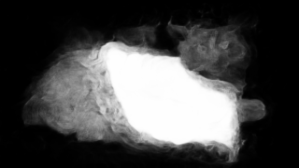
#> input picture bg_remover/mask/1.png, 299 x 168 px
$ jupyter execute --allow-errors Image_animation.ipynb   (shell and % lines are left out)
#> lines starting #> are read from the running program, lines starting #| are printed output that depends on the picture; pictures that were not available may be replaced by others from this repository, and a replacement may not be noted
[cell 1]
import cv2
from PIL import Image
import glob
import os
import numpy as np

[cell 2]
# U-Net implement for making mask

[cell 3]
#all jpg convert into png

[cell 4]
for file in sorted(glob.glob("/home/mitho/Documents/ibtehaj/painting-animation/bg_remover/input_image/*.jpg")):
    prefix = file.split(".jpg")[0]
    im = Image.open(file)
    im.save(prefix+'.png')
    os.remove(file)

[cell 5]
#Fill the inner part with taking average of side pixel

[cell 6]
c = (0, 0, 0, 0)
for file in sorted(glob.glob("/home/mitho/Documents/ibtehaj/painting-animation/bg_remover/mask/*.png")):
    print(file)
    im = Image.open(file).convert('RGBA')
    ni = np.array(im)
    width ,height =im.size
#> width = 299; height = 168
    ni[np.where(np.all(ni==[0,0,0,255],axis=2))]=[0,0,0,0]
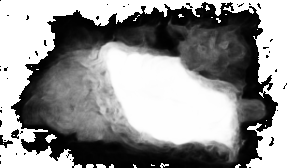
#> ni: shape (168, 299, 4); mean R, G, B, A 72.5, 72.5, 72.5, 176.4; transparent parts drawn white
    ni[np.where(np.all(ni!=[0,0,0,0],axis=2))]=[255,255,255,255]
    y,x = np.where(np.all(ni != c, axis=-1))
    b=int((max(y)-min(y))/2)
#> b = 83
    t=np.unique(y)
#> t = 167 values from 0 to 167
    t = t[::-1]
#> t = 167 values, max 167 at index 0, min 0 at index 166, mean 83.99
#     for file_1 in sorted(glob.glob("/home/mitho/Documents/ibtehaj/painting-animation/bg_remover/input_image/*.png")):
    file_1="/home/mitho/Documents/ibtehaj/painting-animation/bg_remover/input_image/"+os.path.basename(file)
    if os.path.basename(file)==os.path.basename(file_1):
        print(file_1)
        img=cv2.imread(file_1)
#> img is the input picture: shape (168, 299, 3); min 0, max 254, mean 72.5
        for i in set(y):
            if(i<=b):
                s=np.where(y==i)
                m=i
                s=s[0]
                e=int(len(s)/2)
                q=s[::-1]
                #right upper
                for j in range(0,e+1):
                    n=x[q[j]]
            #             print(m,n)
                    if(n>=(width-6) and m>6):
                        img[m,n]= np.average((img[m,n-1],img[m,n-2],img[m,n-3],img[m-4,n],img[m,n-4],img[m-5,n],img[m,n-5],img[m-6,n],img[m,n-6],img[m-1,n],img[m-2,n],img[m-3,n]), axis=0)
                    elif(m<=6 and n<(width-60)):
                        img[m,n]= np.average((img[m,n+1],img[m,n+2],img[m,n+3],img[m+4,n],img[m,n+4],img[m+5,n],img[m,n+5],img[m+6,n],img[m,n+6],img[m+1,n],img[m+2,n],img[m,n+3]), axis=0)
                    elif((m<=6) and n>=(width-6)):
                        img[m,n]= np.average((img[m,n-1],img[m,n-2],img[m,n-3],img[m+4,n],img[m,n-4],img[m+5,n],img[m,n-5],img[m+6,n],img[m,n-6],img[m+1,n],img[m+2,n],img[m+3,n]), axis=0)
                    else:
                        img[m,n]= np.average((img[m,n+1],img[m,n+2],img[m,n+3],img[m-4,n],img[m,n+4],img[m-5,n],img[m,n+5],img[m-6,n],img[m,n+6],img[m-1,n],img[m-2,n],img[m-3,n]), axis=0)
                    #left upper
                for j in range(0,e):
                    n=x[s[j]]
                    if(n<=6 and m>6):
                        img[m,n]= np.average((img[m,n+1],img[m,n+2],img[m,n+3],img[m-4,n],img[m,n+4],img[m-5,n],img[m,n+5],img[m-6,n],img[m,n+6],img[m-1,n],img[m-2,n],img[m-3,n]), axis=0)
                    elif(m<=6 and n>6):
                        img[m,n]= np.average((img[m,n-1],img[m,n-2],img[m,n-3],img[m+4,n],img[m,n-4],img[m+5,n],img[m,n-5],img[m+6,n],img[m,n-6],img[m+1,n],img[m+2,n],img[m+3,n]), axis=0)
                    elif(m<=6 and n<=6):
                        img[m,n]= np.average((img[m,n+1],img[m,n+2],img[m,n+3],img[m+4,n],img[m,n+4],img[m+5,n],img[m,n+5],img[m+6,n],img[m,n+6],img[m+1,n],img[m+2,n],img[m+3,n]), axis=0)
                    else:
                        img[m,n]= np.average((img[m,n-1],img[m,n-2],img[m,n-3],img[m-4,n],img[m,n-4],img[m-5,n],img[m,n-5],img[m-6,n],img[m,n-6],img[m-1,n],img[m-2,n],img[m-3,n]), axis=0)
#> this loop made 167 passes
#> (s, m, e, q) on pass 1: ([0], 0, 0, [0])
#> (s, m, e) on pass 2: ([1, 2, 3], 2, 1)
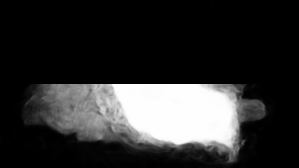
#> img: shape (168, 299, 3); min 0, max 254, mean 47.3
        for i in t:
            if(i>b):
                s=np.where(y==i)
                m=i
                s=s[0]
                e=int(len(s)/2)
                q=s[::-1]
                    #right bottom
                for j in range(0,e+1):
                    n=x[q[j]]
                    if(n>=(width-6) and m<(height-6)):
                        img[m,n]= np.average((img[m,n-1],img[m,n-2],img[m,n-3],img[m+4,n],img[m,n-4],img[m+5,n],img[m,n-5],img[m+6,n],img[m,n-6],img[m+1,n],img[m+2,n],img[m+3,n]), axis=0)
                    elif(m>=(height-6) and n<(width-6)):
                        img[m,n]= np.average((img[m,n+1],img[m,n+2],img[m,n+3],img[m-4,n],img[m,n+4],img[m-5,n],img[m,n+5],img[m-6,n],img[m,n+6],img[m-1,n],img[m-2,n],img[m-3,n]), axis=0)
                    elif(n>=(width-6) and m>=(height-6)):
                        img[m,n]= np.average((img[m,n-1],img[m,n-2],img[m,n-3],img[m-4,n],img[m,n-4],img[m-5,n],img[m,n-5],img[m-6,n],img[m,n-6],img[m-1,n],img[m-2,n],img[m-3,n]), axis=0)
                    else:
                        img[m,n]= np.average((img[m,n+1],img[m,n+2],img[m,n+3],img[m+4,n],img[m,n+4],img[m+5,n],img[m,n+5],img[m+6,n],img[m,n+6],img[m+1,n],img[m+2,n],img[m+3,n]), axis=0)
                        #left bottom
                for j in range(0,e):
                    n=x[s[j]]
                    if(n<=6 and m<(height-6)):
                        img[m,n]= np.average((img[m,n+1],img[m,n+2],img[m,n+3],img[m+4,n],img[m,n+4],img[m+5,n],img[m,n+5],img[m+6,n],img[m,n+6],img[m+1,n],img[m+2,n],img[m+3,n]), axis=0)
                    elif(m>=(height-6) and n>6):
                        img[m,n]= np.average((img[m,n-1],img[m,n-2],img[m,n-3],img[m-4,n],img[m,n-4],img[m-5,n],img[m,n-5],img[m-6,n],img[m,n-6],img[m-1,n],img[m-2,n],img[m-3,n]), axis=0)
                    elif(m>=(height-6) and n<=6):
                        img[m,n]= np.average((img[m,n+1],img[m,n+2],img[m,n+3],img[m-4,n],img[m,n+4],img[m-5,n],img[m,n+5],img[m-6,n],img[m,n+6],img[m-1,n],img[m-2,n],img[m-3,n]), axis=0)
                    else:
                        img[m,n]= np.average((img[m,n-1],img[m,n-2],img[m,n-3],img[m+4,n],img[m,n-4],img[m+5,n],img[m,n-5],img[m+6,n],img[m,n-6],img[m+1,n],img[m+2,n],img[m+3,n]), axis=0)
#> this loop made 167 passes
#> (i, m, e) on passes 1 to 12: (167, 167, 69), (166, 166, 67), (165, 165, 62), (164, 164, 72), (163, 163, 87), (162, 162, 88), (161, 161, 89), (160, 160, 90), (159, 159, 92), (158, 158, 93), (157, 157, 97), (156, 156, 99)
#> (m, e) on passes 61 to 66: (107, 133), (106, 132), (105, 132), (104, 132), (103, 131), (102, 130)
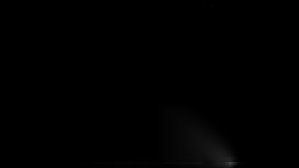
#> img: shape (168, 299, 3); min 0, max 69, mean 0.8
    cv2.imwrite("/home/mitho/Documents/ibtehaj/painting-animation/inputs/input/"+os.path.basename(file),img)
#> pass 2 of the loop `for file in sorted(glob.glob("/home/mitho/Documents/ibtehaj/painting-a..`:
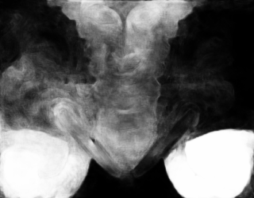
#> input picture bg_remover/mask/666.png, 254 x 198 px
#> im: PIL image 254x198 RGBA
#> b = 98
#> `t=np.unique(y)`: t = 198 values from 0 to 197
#> `t = t[::-1]`: t = 198 values, max 197 at index 0, min 0 at index 197, mean 98.5
#> img is the input picture: shape (198, 254, 3); min 0, max 254, mean 101.8
#> the loop `for i in set(y):` made 198 passes
#> e on passes 1 to 8: 127, 127, 127, 127, 127, 127, 127, 127
#> after the loop `for i in set(y):`:
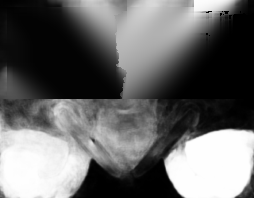
#> img: shape (198, 254, 3); min 0, max 254, mean 103.2
#> the loop `for i in t:` made 198 passes
#> (i, m, e) on passes 1 to 8: (197, 197, 86), (196, 196, 88), (195, 195, 90), (194, 194, 91), (193, 193, 93), (192, 192, 94), (191, 191, 97), (190, 190, 102)

[cell 7]
# Animation Implement on images and convert into three dufferent videoes

[cell 8]
import os
input_folder = 'inputs/input'
#> (the rest of this cell did not finish here and is left out)

[cell 9]
#if file already exist then pass and work

[cell 10]
import os
input_folder = 'inputs/input'
output_f='outputs/output/'
#> (the rest of this cell did not finish here and is left out)

[cell 11]
#for image paste on video

[cell 12]
c=[0,0,0,0]
for file in sorted(glob.glob("/home/mitho/Documents/ibtehaj/painting-animation/bg_remover/mask/*.png")):
    print(file)
    mi=Image.open(file)
    mi=mi.convert('RGBA')
    prefix = os.path.basename(file).split(".png")[0]
    cap=cv2.VideoCapture('outputs/output/'+ prefix + '_motion.avi')
    if cap.isOpened():
            frame_width  = int(cap.get(3))
            frame_height = int(cap.get(4))
    size=(frame_width,frame_height)
    mi=mi.resize(size)
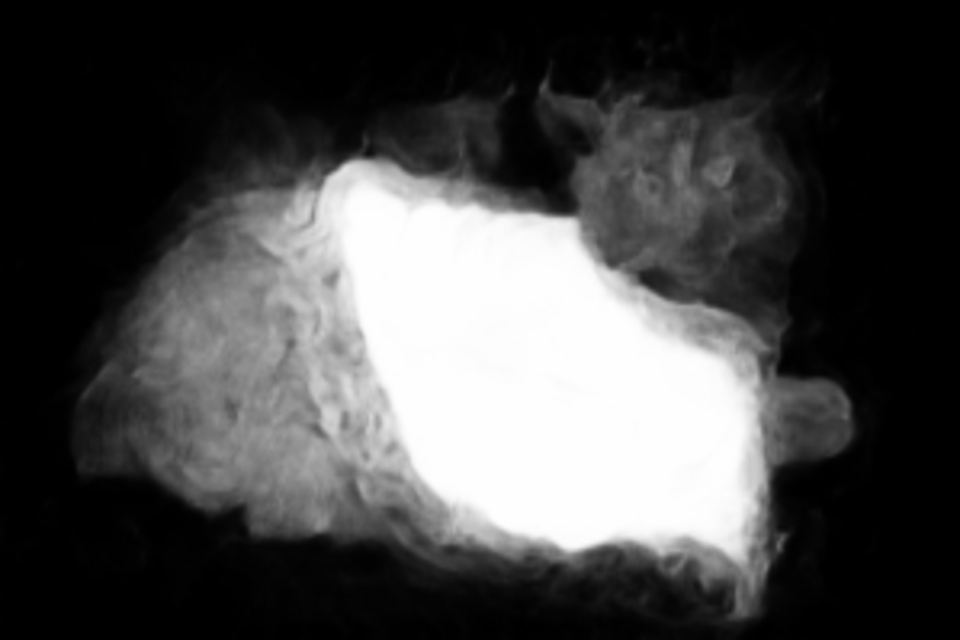
#> mi: PIL image 960x640 RGBA; mean R, G, B, A 72.5, 72.5, 72.5, 255
    ni = np.array(mi)
    ni[np.where(np.all(ni==[0,0,0,255],axis=2))]=[0,0,0,0]
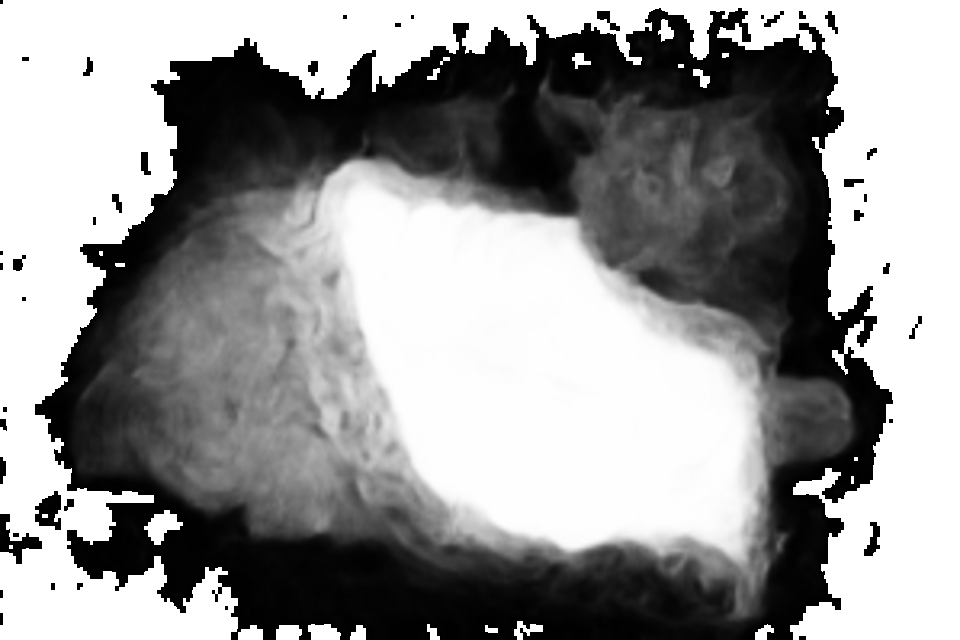
#> ni: shape (640, 960, 4); mean R, G, B, A 72.5, 72.5, 72.5, 176.4; transparent parts drawn white
    ni[np.where(np.all(ni!=[0,0,0,0],axis=2))]=[255,255,255,255]
    y,x = np.where(np.all(ni != c, axis=-1))
    file_1="/home/mitho/Documents/ibtehaj/painting-animation/bg_remover/input_image/"+os.path.basename(file)
    if os.path.basename(file)==os.path.basename(file_1):
        img=cv2.imread(file_1)
        img=cv2.resize(img,size)
#> img: shape (640, 960, 3)
        out = cv2.VideoWriter('result/'+ prefix +'.avi',
                   cv2.VideoWriter_fourcc(*'XVID'),
                         30, size)
        while(True):
            ret, frame = cap.read()
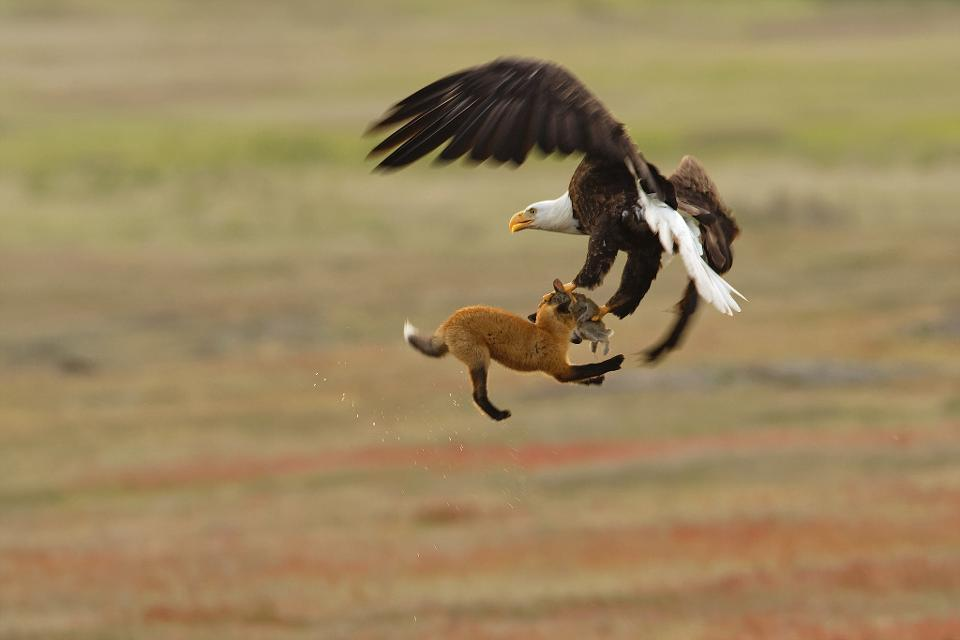
#> input picture inputs/bird.jpg, 960 x 640 px, given in place of 1_motion.avi, which was not available
#> frame is the input picture: shape (640, 960, 3); mean B, G, R 94.7, 134.1, 155.6
            try:
                frame[y,x]=img[y,x]
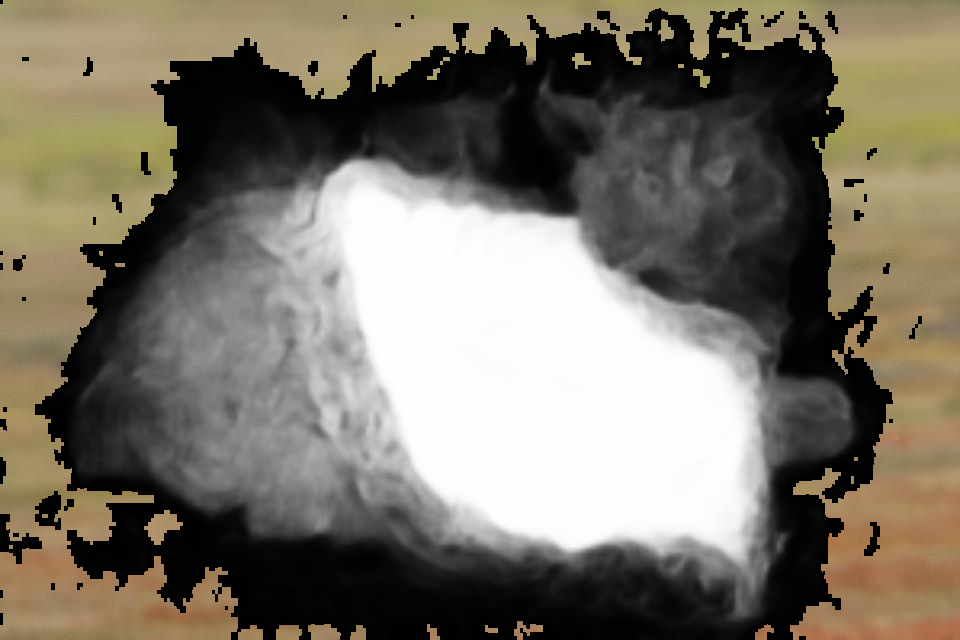
#> frame: shape (640, 960, 3); mean B, G, R 103.7, 116.7, 122.8
                frame=cv2.resize(frame,size)
                out.write(frame)
                if cv2.waitKey(20) & 0xFF == 27:
#> (key Esc is pressed here)
                    break
            except:
                break
        cap.release()
        cv2.destroyAllWindows()
#> pass 2 of the loop `for file in sorted(glob.glob("/home/mitho/Documents/ibtehaj/painting-a..`:
#> `frame[y,x]=img[y,x]`:
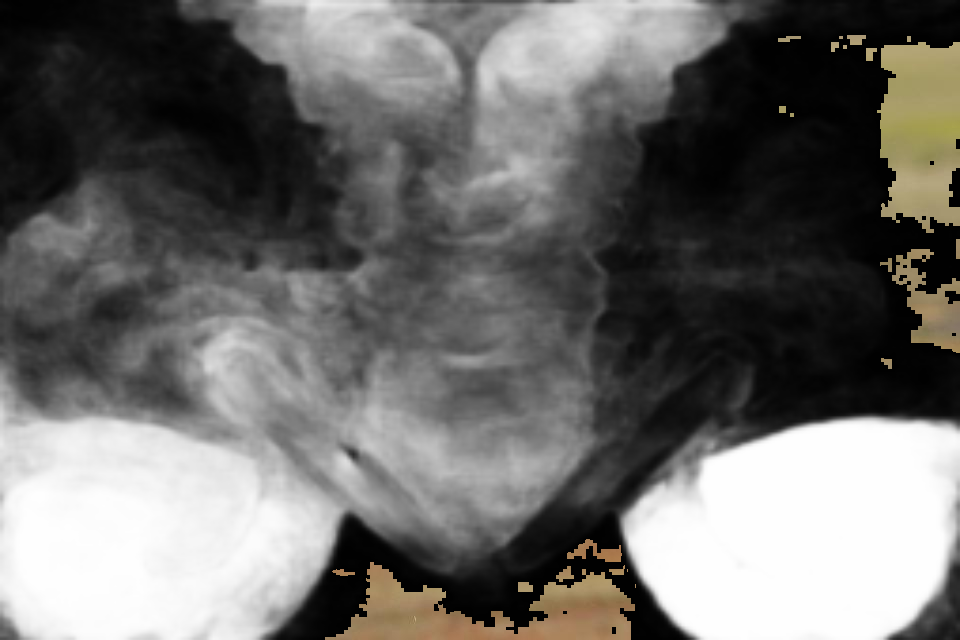
#> frame: shape (640, 960, 3); mean B, G, R 106.4, 108.6, 109.7
#> (key Enter is pressed here)
